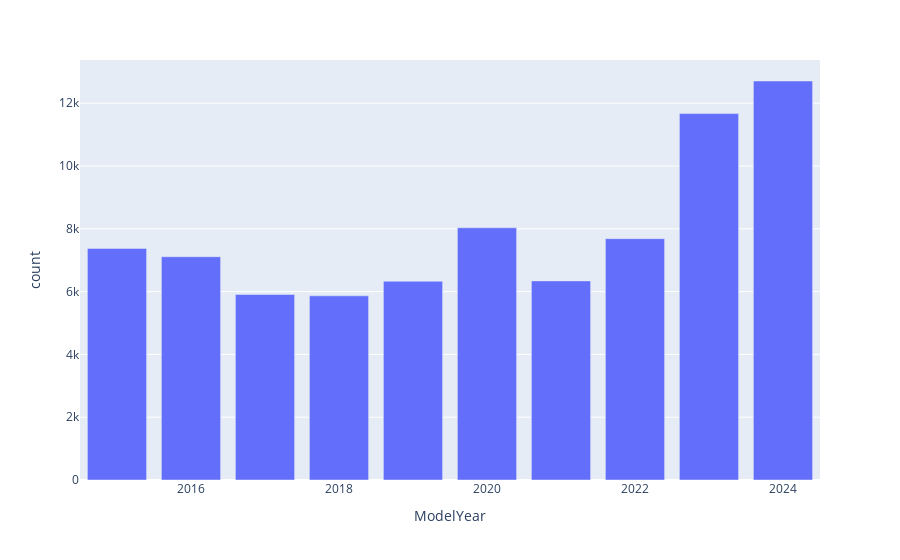

The notebook cell saved with this chart:
### Code cell
fig.show()

### Figure 1 — Plotly figure (JSON) as saved in the notebook; plotly's stock layout.template omitted (floating-point values rounded to 4 significant figures)
{"data": [{"hovertemplate": "ModelYear=%{x}<br>count=%{y}<extra></extra>", "legendgroup": "", "marker": {"color": "#636efa", "pattern": {"shape": ""}}, "name": "", "orientation": "v", "showlegend": false, "textposition": "auto", "type": "bar", "x": [2024.0, 2023.0, 2020.0, 2022.0, 2015.0, 2016.0, 2021.0, 2019.0, 2017.0, 2018.0], "xaxis": "x", "y": [12708, 11670, 8033, 7687, 7377, 7110, 6342, 6331, 5909, 5865], "yaxis": "y"}], "layout": {"barmode": "relative", "legend": {"tracegroupgap": 0}, "margin": {"t": 60}, "xaxis": {"anchor": "y", "domain": [0, 1], "title": {"text": "ModelYear"}}, "yaxis": {"anchor": "x", "domain": [0, 1], "title": {"text": "count"}}}}
